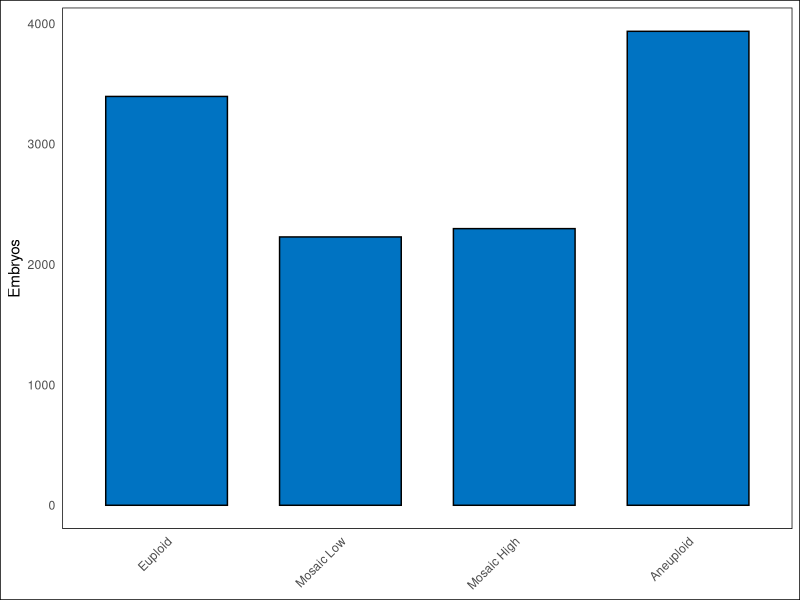
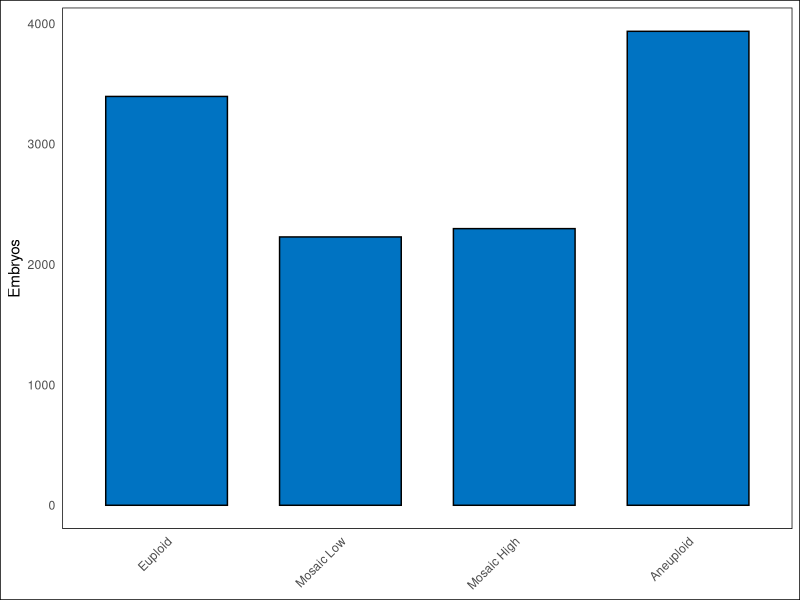

Source code (R) for these figures, in order:
# Clinical data (for reference)
clinical_data <- c(6512, 799, 499, 4088)

# Set populations (as specified)
set_populations <- list(
  c(11860, 0, 0, 0),          # Population 1
  c(0, 0, 0, 11860),          # Population 2
  c(5930, 0, 0, 5930),        # Population 3
  c(3396, 2229, 2298, 3937),  # Population 4
  c(6512, 799, 499, 4088)     # Population 5 (same as clinical data)
)

# Labels for the set populations
set_labels <- c("Pop 1", "Pop 2", "Pop 3", "Pop 4", "Pop 5 (Clinical)")

# Choose the population to visualize (Population 4)
population_index <- 4  # Population 4

# Function to run chi-squared tests for set populations
run_chi_squared_for_sets <- function(clinical, set_pops) {
  p_values <- numeric(length(set_pops))
  for (i in 1:length(set_pops)) {
    chi_vals <- matrix(c(set_pops[[i]], clinical), ncol = 4, byrow = TRUE)
    test_result <- chisq.test(chi_vals)
    p_values[i] <- test_result$p.value
  }
  return(p_values)
}

# Run chi-squared tests for the set populations
set_p_values <- run_chi_squared_for_sets(clinical_data, set_populations)

# Create a data frame for Population 4
pop_df <- data.frame(
  Category = factor(c("Euploid", "Mosaic Low", "Mosaic High", "Aneuploid"),
                    levels = c("Euploid", "Mosaic Low", "Mosaic High", "Aneuploid")),
  Count = set_populations[[population_index]]
)

# Load ggplot2 library
library(ggplot2)

# Plot the histogram for Population 4 with a single color and no legend
plot4 <- ggplot(pop_df, aes(x = Category, y = Count, fill = Category)) +
  geom_bar(stat = "identity", color = "black", width = 0.7, fill = "#0073C2FF") +  # Set a single fill color
  theme_minimal() +
  labs(x = NULL, y = "Embryos") +  # Removed the x-axis label
  theme(
    axis.text.x = element_text(angle = 45, hjust = 1),
    panel.grid.major = element_blank(),
    panel.grid.minor = element_blank(),
    legend.position = "none",  # Remove the legend
    plot.background = element_rect(fill = "white"), # White background for the plot area
    panel.background = element_rect(fill = "white") # White background for the panel area
  )

# Display the plot
print(plot4)


# Save the plot as a PNG file with white background
ggsave(filename = paste0("histogram_control_pop25.png"), plot = plot4, bg = "white", width = 3.4, height = 3.4, dpi = 300)
